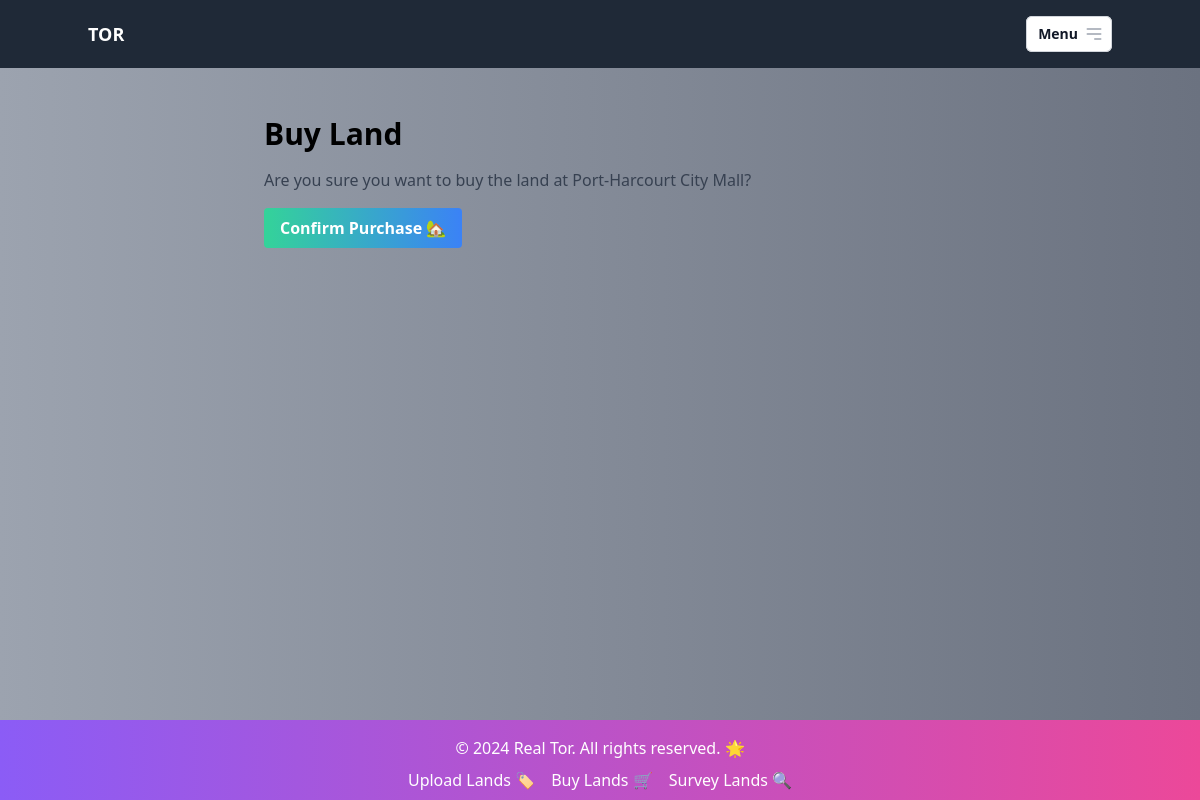
The app's page /buyers/buy/1/ (signed in), older data.
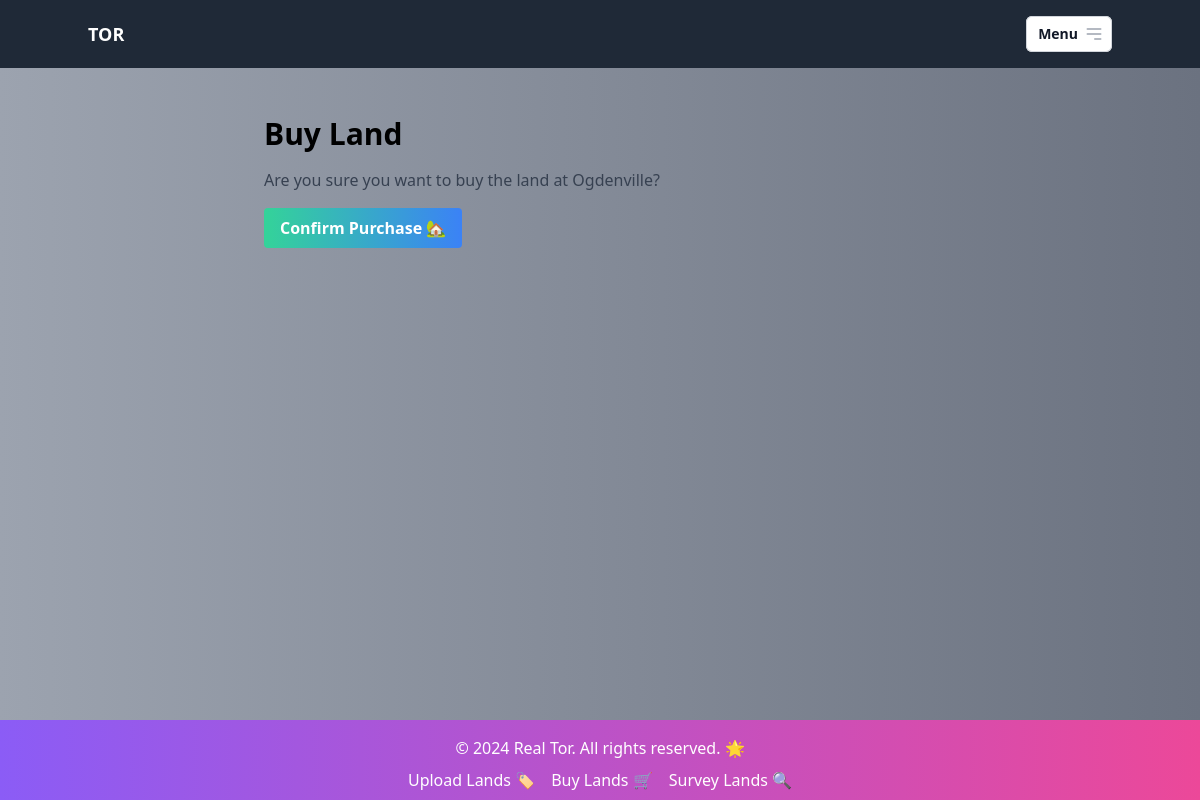
The same page, newer data.
### lands/models.py (models this page shows, shortened)
class Land(models.Model):
    location = models.CharField(max_length=100)
    size = models.DecimalField(max_digits=10, decimal_places=2)
    price = models.DecimalField(max_digits=10, decimal_places=2)
    description = models.TextField()
    ownership_status = models.BooleanField(default=False, verbose_name="Ownership Status")
    confirmation_status = models.BooleanField(default=False, verbose_name="Confirmation Status")
    images = models.ImageField(upload_to="land_images", blank=True, null=True)
    document = models.FileField(upload_to="land_documents", blank=True, null=True)
    owner = models.ForeignKey(User, on_delete=models.CASCADE, related_name="lands", verbose_name="Owner")
    class Meta:
        verbose_name = "Land"
        verbose_name_plural = "Lands"

### buyers/views.py (the view)
# urls.py: path('buy/<int:land_id>/', views.buy_land, name='buy_land'),
@login_required
def buy_land(request, land_id):
    land = get_object_or_404(Land, id=land_id)
    if request.method == 'POST':
        land.owner = request.user
        land.save()
        return redirect('my_properties')  # Redirect to the index page after buying the land
    return render(request, 'buyers/buy_land.html', {'land': land})

### templates/buyers/buy_land.html (shortened to what this page needs)
{% extends 'base.html' %}
{% block content %}
<div class="container mx-auto px-4 py-8">
    <div class="max-w-2xl mx-auto">
        <h1 class="text-3xl font-bold mb-4">Buy Land</h1>
        <p class="text-gray-700 mb-4">Are you sure you want to buy the land at {{ land.location }}?</p>
        <form method="post">
            <button type="submit" class="bg-gradient-to-r from-green-400 to-blue-500 hover:bg-gradient-to-r hover:from-green-500 hover:to-blue-600 text-white font-bold py-2 px-4 rounded">Confirm Purchase 🏡</button>
        </form>
    </div>
</div>
{% endblock %}

Row changes from the older to the newer data that the page shows:
changed Land: location "Port-Harcourt City Mall" → "Ogdenville"
